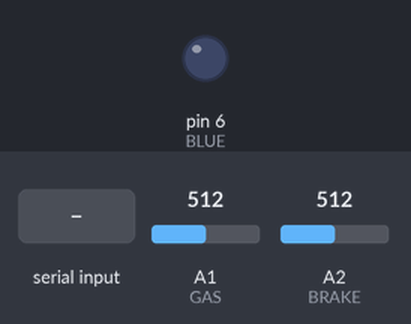
This sketch was run on a simulated Arduino Uno, built with avr-gcc and run on an emulated ATmega328P. On the bench: output pins drawn as LEDs (lit = HIGH). The inputs (shaded band) are chosen by the test bench; at power-on: A1 (GAS) = 512, A2 (BRAKE) = 512. What the sketch prints to the serial monitor is not drawn.

Above: at 1.2 s.
1.3 s: byte 1 (1) received over Serial
2.9 s: A1 (GAS) set to 910
Timing chart, 0 to 5.9 s (numbered marks = the images above; inputs shaded):
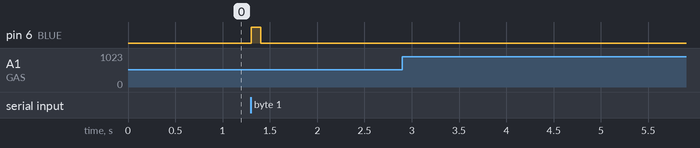

Measured:
- after the input at 1.3 s, pin 6 (BLUE): LOW → HIGH at once, → LOW 0.10 s later
- after the input at 2.9 s, every drawn part: stays the same

The sketch:

RedLightGreenLight_Nano.ino
```cpp
//button

#define BLUE 6
#define GAS 15
#define BRAKE 16

int byteRead;
void setup() {
  // put your setup code here, to run once:
  Serial.begin(9600);
  pinMode(GAS, INPUT);
  pinMode(BRAKE, INPUT);
  pinMode(BLUE, OUTPUT);
}

int k = -1;
int old_k = -1;
//int points = 0;

void loop() {
  // put your main code here, to run repeatedly:
//  Serial.println(analogRead(GAS));
//  Serial.println(analogRead(BRAKE)); // test if connection is established
//  Serial.write(1);
  if (analogRead(GAS)>900)
  {
    k = 1;
  }
  else if (analogRead(BRAKE)>900){
    k = 0;

  }
  else
  {
    k = -1;
  }

  if ((k != old_k)&& (k!=-1)){

      Serial.write(k);


  }

  if (Serial.available()>0){
    int correct = Serial.read();
    if (correct == 1){
      digitalWrite(BLUE,HIGH);
      delay(100);
      digitalWrite(BLUE, LOW);


    }
    else if(correct == 0){
      digitalWrite(BLUE, HIGH);
      delay(5000);
      digitalWrite(BLUE, LOW);


    }

  }
  old_k=k;

//  Serial.print("Points:");
//  Serial.println(points);
//  digitalWrite(RED, LOW);
//  digitalWrite(GREEN, LOW);
}
```
